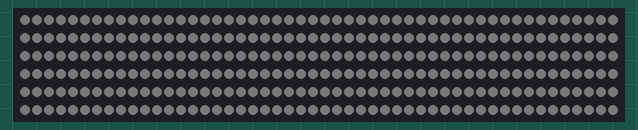
A sketch run on a simulated Arduino Uno, built with avr-gcc and run on an emulated ATmega328P. Shown: 300 RGB LEDs in strip order, left to right, continuing on the next row. Dim RGB values are drawn brighter than linear.

Above: at 0.17 s.
At 13.6 s:
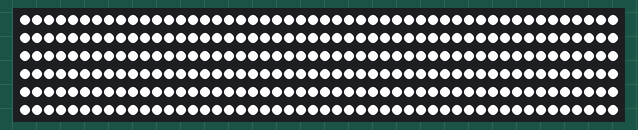
At 20.17 s:
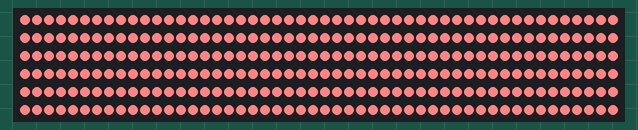
At 23.47 s:
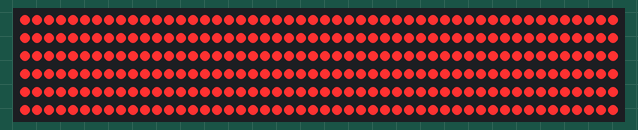
At 26.88 s:
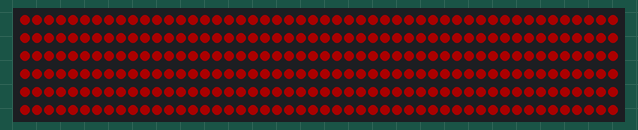

The sketch:

zahod_2.ino
```cpp
#include "FastLED.h"

#define LED_PIN     4
#define NUM_LEDS 300
#define COLOR_ORDER GRB
#define CHIPSET     WS2813

  static uint8_t heatIndex = 0; // start out at 0

DEFINE_GRADIENT_PALETTE(zahod) {
  0,     0,  0,  0,
  128,   255, 255,  255,
  255,   255, 0, 0
};

CRGBPalette16 myPal;
// Define the array of leds
CRGB leds[NUM_LEDS];

void setup() {

  FastLED.addLeds<CHIPSET, LED_PIN, COLOR_ORDER>(leds, NUM_LEDS).setCorrection( TypicalLEDStrip );
  FastLED.setBrightness( 255 );
  myPal = zahod;
}
void loop() {


  // current gradient palette color index


  // HeatColors_p is a gradient palette built in to FastLED
  // that fades from black to red, orange, yellow, white
  // feel free to use another palette or define your own custom one
  CRGB color = ColorFromPalette(myPal, heatIndex);

  // fill the entire strip with the current color
  fill_solid(leds, NUM_LEDS, color);

  // slowly increase the heat
  EVERY_N_MILLISECONDS(100) {
    // stop incrementing at 255, we don't want to overflow back to 0
//    if (heatIndex <= 255) {
      heatIndex++;
  }


    FastLED.show();
  }
```
